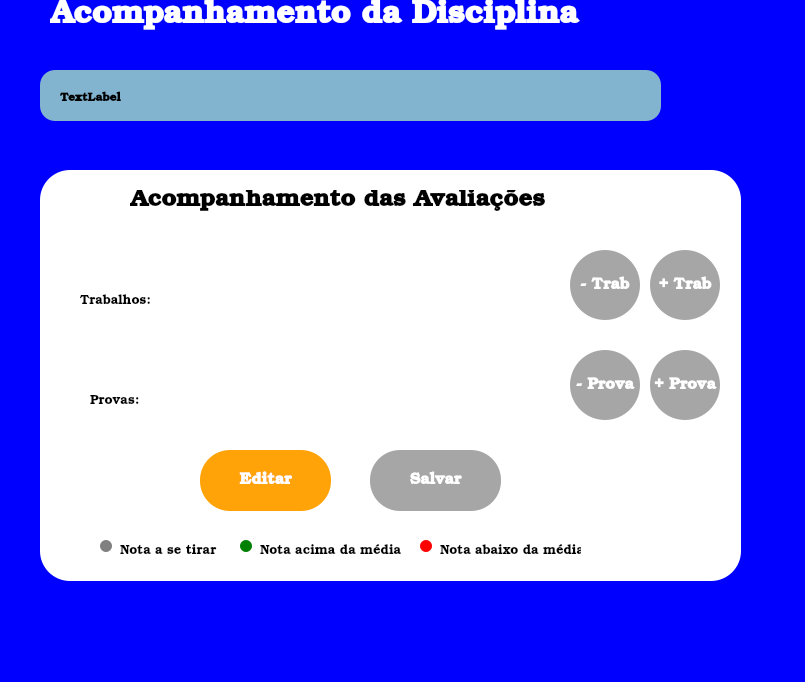
<?xml version="1.0" encoding="UTF-8"?>
<ui version="4.0">
 <class>AcompanhamentoDisciplina</class>
 <widget class="QMainWindow" name="AcompanhamentoDisciplina">
  <property name="geometry">
   <rect>
    <x>0</x>
    <y>0</y>
    <width>805</width>
    <height>682</height>
   </rect>
  </property>
  <property name="windowTitle">
   <string>MainWindow</string>
  </property>
  <property name="styleSheet">
   <string notr="true">background-color: blue; </string>
  </property>
  <widget class="QWidget" name="centralwidget">
   <widget class="QLabel" name="labelTitulo">
    <property name="geometry">
     <rect>
      <x>50</x>
      <y>-10</y>
      <width>541</width>
      <height>51</height>
     </rect>
    </property>
    <property name="font">
     <font>
      <family>Bookman Old Style</family>
      <pointsize>24</pointsize>
      <bold>true</bold>
     </font>
    </property>
    <property name="styleSheet">
     <string notr="true">color: white</string>
    </property>
    <property name="text">
     <string>Acompanhamento da Disciplina</string>
    </property>
   </widget>
   <widget class="QPushButton" name="pushButton_DiscEmAnd">
    <property name="geometry">
     <rect>
      <x>40</x>
      <y>70</y>
      <width>621</width>
      <height>51</height>
     </rect>
    </property>
    <property name="styleSheet">
     <string notr="true">background-color: #82b4cf;  color: black ; border-radius: 15px; font-weight: bold;</string>
    </property>
    <property name="text">
     <string/>
    </property>
   </widget>
   <widget class="QLabel" name="label_NomeDisc">
    <property name="geometry">
     <rect>
      <x>60</x>
      <y>90</y>
      <width>581</width>
      <height>16</height>
     </rect>
    </property>
    <property name="font">
     <font>
      <family>Bookman Old Style</family>
      <bold>true</bold>
     </font>
    </property>
    <property name="styleSheet">
     <string notr="true">background: none;  qproperty-alignment: 'AlignHCenter';</string>
    </property>
    <property name="text">
     <string>TextLabel</string>
    </property>
   </widget>
   <widget class="QGroupBox" name="groupBoxDiscAnd">
    <property name="geometry">
     <rect>
      <x>40</x>
      <y>170</y>
      <width>701</width>
      <height>411</height>
     </rect>
    </property>
    <property name="font">
     <font>
      <family>Book Antiqua</family>
      <pointsize>12</pointsize>
      <italic>false</italic>
      <bold>true</bold>
     </font>
    </property>
    <property name="layoutDirection">
     <enum>Qt::LayoutDirection::LeftToRight</enum>
    </property>
    <property name="styleSheet">
     <string notr="true">background-color: white; color: black; border: none; border-radius: 30px;</string>
    </property>
    <property name="title">
     <string/>
    </property>
    <widget class="QLabel" name="labelTrab">
     <property name="geometry">
      <rect>
       <x>40</x>
       <y>120</y>
       <width>121</width>
       <height>21</height>
      </rect>
     </property>
     <property name="font">
      <font>
       <family>Bookman Old Style</family>
       <pointsize>10</pointsize>
       <bold>false</bold>
      </font>
     </property>
     <property name="styleSheet">
      <string notr="true"/>
     </property>
     <property name="text">
      <string>Trabalhos:</string>
     </property>
    </widget>
    <widget class="QLabel" name="labelDiscAnd">
     <property name="geometry">
      <rect>
       <x>90</x>
       <y>20</y>
       <width>421</width>
       <height>21</height>
      </rect>
     </property>
     <property name="font">
      <font>
       <family>Bookman Old Style</family>
       <pointsize>18</pointsize>
       <bold>true</bold>
      </font>
     </property>
     <property name="styleSheet">
      <string notr="true">color: black</string>
     </property>
     <property name="text">
      <string>Acompanhamento das Avaliações</string>
     </property>
    </widget>
    <widget class="QLabel" name="labelProvas">
     <property name="geometry">
      <rect>
       <x>50</x>
       <y>220</y>
       <width>121</width>
       <height>21</height>
      </rect>
     </property>
     <property name="font">
      <font>
       <family>Bookman Old Style</family>
       <pointsize>10</pointsize>
       <bold>false</bold>
      </font>
     </property>
     <property name="styleSheet">
      <string notr="true"/>
     </property>
     <property name="text">
      <string>Provas:</string>
     </property>
    </widget>
    <widget class="QWidget" name="horizontalLayoutWidget">
     <property name="geometry">
      <rect>
       <x>130</x>
       <y>80</y>
       <width>381</width>
       <height>81</height>
      </rect>
     </property>
     <layout class="QHBoxLayout" name="horizontalLayoutTrabs"/>
    </widget>
    <widget class="QWidget" name="horizontalLayoutWidget_2">
     <property name="geometry">
      <rect>
       <x>130</x>
       <y>180</y>
       <width>381</width>
       <height>81</height>
      </rect>
     </property>
     <layout class="QHBoxLayout" name="horizontalLayoutProvas"/>
    </widget>
    <widget class="QLabel" name="label1">
     <property name="geometry">
      <rect>
       <x>80</x>
       <y>370</y>
       <width>121</width>
       <height>21</height>
      </rect>
     </property>
     <property name="font">
      <font>
       <family>Bookman Old Style</family>
       <pointsize>10</pointsize>
       <bold>false</bold>
      </font>
     </property>
     <property name="styleSheet">
      <string notr="true"/>
     </property>
     <property name="text">
      <string>Nota a se tirar</string>
     </property>
    </widget>
    <widget class="QLabel" name="label2">
     <property name="geometry">
      <rect>
       <x>220</x>
       <y>370</y>
       <width>141</width>
       <height>21</height>
      </rect>
     </property>
     <property name="font">
      <font>
       <family>Bookman Old Style</family>
       <pointsize>10</pointsize>
       <bold>false</bold>
      </font>
     </property>
     <property name="styleSheet">
      <string notr="true"/>
     </property>
     <property name="text">
      <string>Nota acima da média</string>
     </property>
    </widget>
    <widget class="QLabel" name="label3">
     <property name="geometry">
      <rect>
       <x>400</x>
       <y>370</y>
       <width>141</width>
       <height>21</height>
      </rect>
     </property>
     <property name="font">
      <font>
       <family>Bookman Old Style</family>
       <pointsize>10</pointsize>
       <bold>false</bold>
      </font>
     </property>
     <property name="styleSheet">
      <string notr="true"/>
     </property>
     <property name="text">
      <string>Nota abaixo da média</string>
     </property>
    </widget>
    <widget class="QLabel" name="label">
     <property name="geometry">
      <rect>
       <x>200</x>
       <y>370</y>
       <width>12</width>
       <height>12</height>
      </rect>
     </property>
     <property name="styleSheet">
      <string notr="true">background-color: green; /* ou red, yellow, etc */
border-radius: 6px;       /* metade do tamanho para ficar circular */
min-width: 12px;
min-height: 12px;
max-width: 12px;
max-height: 12px;
</string>
     </property>
     <property name="text">
      <string/>
     </property>
    </widget>
    <widget class="QLabel" name="label_2">
     <property name="geometry">
      <rect>
       <x>60</x>
       <y>370</y>
       <width>12</width>
       <height>12</height>
      </rect>
     </property>
     <property name="styleSheet">
      <string notr="true">background-color: gray; border-radius: 6px; min-width: 12px;
min-height: 12px;
max-width: 12px;
max-height: 12px;
</string>
     </property>
     <property name="text">
      <string/>
     </property>
    </widget>
    <widget class="QLabel" name="label_3">
     <property name="geometry">
      <rect>
       <x>380</x>
       <y>370</y>
       <width>12</width>
       <height>12</height>
      </rect>
     </property>
     <property name="styleSheet">
      <string notr="true">background-color: red; border-radius: 6px; min-width: 12px;
min-height: 12px;
max-width: 12px;
max-height: 12px;
</string>
     </property>
     <property name="text">
      <string/>
     </property>
    </widget>
    <widget class="QPushButton" name="botaoAdcTrab">
     <property name="geometry">
      <rect>
       <x>610</x>
       <y>80</y>
       <width>70</width>
       <height>70</height>
      </rect>
     </property>
     <property name="font">
      <font>
       <family>Bookman Old Style</family>
       <pointsize>12</pointsize>
       <bold>true</bold>
      </font>
     </property>
     <property name="toolTipDuration">
      <number>-4</number>
     </property>
     <property name="styleSheet">
      <string notr="true">background-color:#a6a6a6; color: white; border-radius: 35px;</string>
     </property>
     <property name="text">
      <string>+ Trab</string>
     </property>
    </widget>
    <widget class="QPushButton" name="botaoRemTrab">
     <property name="geometry">
      <rect>
       <x>530</x>
       <y>80</y>
       <width>70</width>
       <height>70</height>
      </rect>
     </property>
     <property name="font">
      <font>
       <family>Bookman Old Style</family>
       <pointsize>12</pointsize>
       <bold>true</bold>
      </font>
     </property>
     <property name="toolTipDuration">
      <number>-4</number>
     </property>
     <property name="styleSheet">
      <string notr="true">background-color: #a6a6a6; color: white; border-radius: 35px;</string>
     </property>
     <property name="text">
      <string>- Trab</string>
     </property>
    </widget>
    <widget class="QPushButton" name="botaoAdcProva">
     <property name="geometry">
      <rect>
       <x>610</x>
       <y>180</y>
       <width>70</width>
       <height>70</height>
      </rect>
     </property>
     <property name="font">
      <font>
       <family>Bookman Old Style</family>
       <pointsize>12</pointsize>
       <bold>true</bold>
      </font>
     </property>
     <property name="toolTipDuration">
      <number>-4</number>
     </property>
     <property name="styleSheet">
      <string notr="true">background-color: #a6a6a6; color: white; border-radius: 35px;</string>
     </property>
     <property name="text">
      <string>+ Prova</string>
     </property>
    </widget>
    <widget class="QPushButton" name="botaoRemProva">
     <property name="geometry">
      <rect>
       <x>530</x>
       <y>180</y>
       <width>70</width>
       <height>70</height>
      </rect>
     </property>
     <property name="font">
      <font>
       <family>Bookman Old Style</family>
       <pointsize>12</pointsize>
       <bold>true</bold>
      </font>
     </property>
     <property name="toolTipDuration">
      <number>-4</number>
     </property>
     <property name="styleSheet">
      <string notr="true">background-color: #a6a6a6; color: white; border-radius: 35px;</string>
     </property>
     <property name="text">
      <string>- Prova</string>
     </property>
    </widget>
    <widget class="QPushButton" name="botaoEditar">
     <property name="geometry">
      <rect>
       <x>160</x>
       <y>280</y>
       <width>131</width>
       <height>61</height>
      </rect>
     </property>
     <property name="font">
      <font>
       <family>Bookman Old Style</family>
       <pointsize>12</pointsize>
       <bold>true</bold>
      </font>
     </property>
     <property name="toolTipDuration">
      <number>-4</number>
     </property>
     <property name="styleSheet">
      <string notr="true">background-color: #ffa308; color: white; border-radius: 30px;</string>
     </property>
     <property name="text">
      <string>Editar</string>
     </property>
    </widget>
    <widget class="QPushButton" name="botaoSalvar">
     <property name="geometry">
      <rect>
       <x>330</x>
       <y>280</y>
       <width>131</width>
       <height>61</height>
      </rect>
     </property>
     <property name="font">
      <font>
       <family>Bookman Old Style</family>
       <pointsize>12</pointsize>
       <bold>true</bold>
      </font>
     </property>
     <property name="toolTipDuration">
      <number>-4</number>
     </property>
     <property name="styleSheet">
      <string notr="true">background-color: #a6a6a6; color: white; border-radius: 30px;</string>
     </property>
     <property name="text">
      <string>Salvar</string>
     </property>
    </widget>
   </widget>
  </widget>
  <widget class="QMenuBar" name="menubar">
   <property name="geometry">
    <rect>
     <x>0</x>
     <y>0</y>
     <width>805</width>
     <height>22</height>
    </rect>
   </property>
  </widget>
  <widget class="QStatusBar" name="statusbar"/>
 </widget>
 <resources/>
 <connections/>
</ui>
